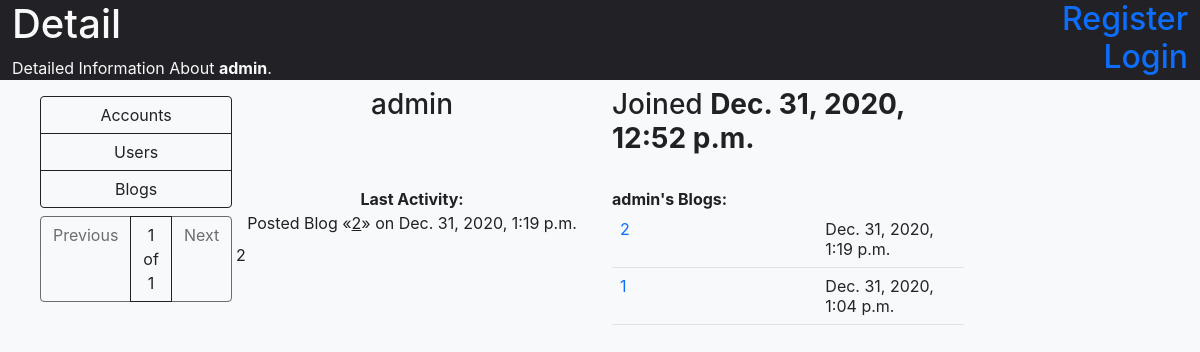
The app's page /accounts/users/admin/, older data.
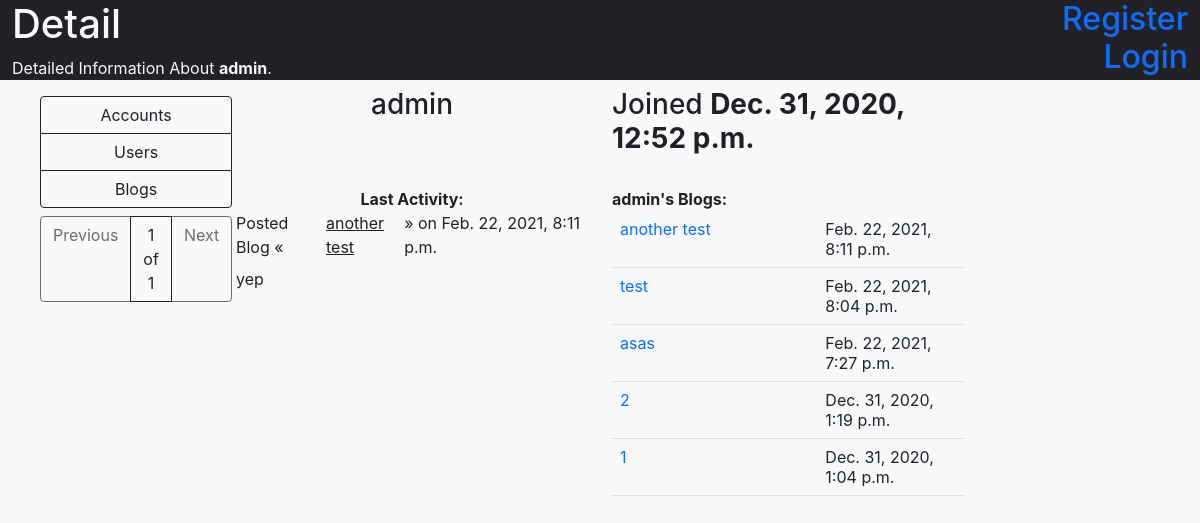
The same page, newer data.
### blogs/models.py (models this page shows)
class Blog(models.Model):
    user = models.ForeignKey(User, on_delete=models.CASCADE, blank=True, null=True)
    blog_name = models.CharField(max_length=200)
    blog_text = models.CharField(max_length=9999)
    pub_date = models.DateTimeField(auto_now_add=True, blank=True, null=True)
    def __str__(self):
        return self.blog_name

### accounts/views.py (the view)
# urls.py: path('users/<str:username>/', views.detail, name='detail'),
def detail(request, username):
    user_info = User.objects.get(username=username)
    user_id = user_info.id
    blog_list = Blog.objects.filter(user=user_id).order_by('-pub_date')
    latest = ''
    if len(blog_list) > 0:
        latest = Blog.objects.filter(user=user_id).order_by('-pub_date')[0]
    paginator = Paginator(blog_list, 10)
    page_number = request.GET.get('page')
    page_obj = paginator.get_page(page_number)
    return render(
        request, 'accounts/detail.html',
        {'account': user_info, 'page_obj': page_obj, 'latest': latest}
    )

### templates/accounts/detail.html (shortened to what this page needs)
{% extends '../base/base.html' %}
{% block header %}
    <h1>Detail</h1>
    <p>Detailed Information About <b>{{ account.username }}</b>.</p>
{% endblock %}
{% block content %}
    <div class='container-fluid pt-2'>
        <div class='row'>
            <div class='col-6 d-flex justify-content-center'>
                <h3>{{ account.username }}</h3>
            </div>
            <div class='col-6'>
                <h3>Joined <b>{{ account.date_joined }}</b></h3>
            </div>
        </div>
        <div class='row pt-4'>
            {% if page_obj %}
                <div class='col-6'>
                    <div class='d-flex justify-content-center fw-bold'>
                        Last Activity:
                    </div>
                    <div class='d-flex justify-content-center'>
                        Posted Blog
                        &laquo;<span class='text-decoration-underline'>{{ latest }}</span>&raquo;
                        on {{ latest.pub_date }}
                    </div>
                    <p class='mt-2'>{{ latest.blog_text }}</p>
                </div>
                <div class='col-6'>
                    <b>{{ account.username }}'s Blogs:</b>
                    <table class='table table-hover'>
                        {% for blog in page_obj %}
                            <tr>
                                <td class='col-7'><a href='{% url "blogs:detail" blog.id %}' class='text-decoration-none'>{{ blog }}</a></td>
                                <td>{{ blog.pub_date }}</td>
                            </tr>
                        {% endfor %}
                    </table>
            {% endif %}
        </div>
    </div>
{% endblock %}

Row changes from the older to the newer data that the page shows:
added Blog: blog_name "another test", pub_date "Feb. 22, 2021, 8:11 p.m.", blog_text "yep"
added Blog: blog_name "test", pub_date "Feb. 22, 2021, 8:04 p.m."
added Blog: blog_name "asas", pub_date "Feb. 22, 2021, 7:27 p.m."
Text that changed along with them:
{{ latest }}: "2" → "another test"
{{ latest.pub_date }}: "Dec. 31, 2020, 1:19 p.m." → "Feb. 22, 2021, 8:11 p.m."
{{ latest.blog_text }}: "2" → "yep"
